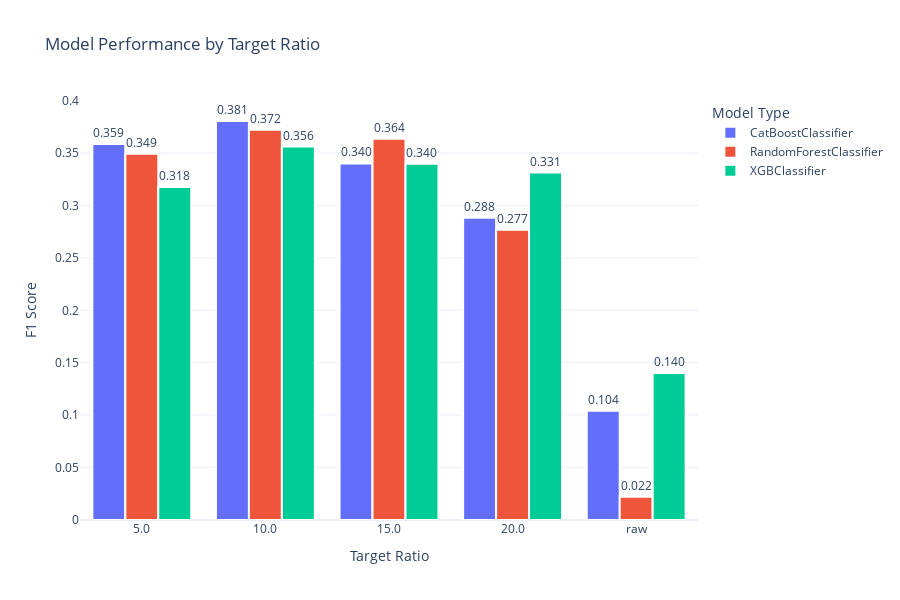

This figure's notebook cell:
### Markdown cell above
The best performing model is a Catboost model with a target ratio of 10 (downsampling of classes 10:1) and the following parameters: 'depth': 4, 'iterations': 100, 'learning_rate': 0.1

### Code cell
# Compare models performance by Target Ratio 


# Creating the DataFrame
data = {
    "Model": ["CatBoostClassifier", "RandomForestClassifier", "RandomForestClassifier",
              "CatBoostClassifier", "XGBClassifier", "RandomForestClassifier",
              "CatBoostClassifier", "XGBClassifier", "XGBClassifier", "XGBClassifier",
              "CatBoostClassifier", "RandomForestClassifier", "XGBClassifier",
              "CatBoostClassifier", "RandomForestClassifier"],
    "F1 Score": [0.380567, 0.372294, 0.363636, 0.358680, 0.356215, 0.349304, 0.340102,
                 0.339901, 0.331395, 0.317708, 0.288184, 0.276817, 0.140187, 0.104265,
                 0.022222],
    "Target Ratio": ["10.0", "10.0", "15.0", "5.0", "10.0", "5.0", "15.0", "15.0", "20.0", "5.0",
                     "20.0", "20.0", "Original distribution", "Original distribution", "Original distribution"]
}

df = pd.DataFrame(data)

# Replacing "Original distribution" with "raw" and converting "Target Ratio" to string
df["Target Ratio"] = df["Target Ratio"].replace("Original distribution", "raw")
df["Target Ratio"] = df["Target Ratio"].astype(str)

# Convert 'Target Ratio' into sortable numeric values, placing 'raw' as infinity for last position
df['Numeric Ratio'] = pd.to_numeric(df['Target Ratio'], errors='coerce')
df.sort_values(by='Numeric Ratio', inplace=True, na_position='last')  # 'raw' will be sorted last as NaN
df.drop('Numeric Ratio', axis=1, inplace=True)

# Plotting
fig = px.bar(df, x="Target Ratio", y="F1 Score", color="Model",
             text="F1 Score", barmode='group', template='plotly_white', 
             title="Model Performance by Target Ratio", height=600, width=900)

fig.update_traces(texttemplate='%{text:.3f}', textposition='outside', marker=dict(line=dict(color='white', width=2)))
fig.update_layout(xaxis_title="Target Ratio", yaxis_title="F1 Score",
                  legend_title="Model Type", xaxis={'categoryorder':'array', 'categoryarray': df['Target Ratio']})

### Figure 1 — Plotly figure (JSON) as saved in the notebook; plotly's stock layout.template omitted (floating-point values rounded to 4 significant figures)
{"data": [{"alignmentgroup": "True", "hovertemplate": "Model=CatBoostClassifier<br>Target Ratio=%{x}<br>F1 Score=%{text}<extra></extra>", "legendgroup": "CatBoostClassifier", "marker": {"color": "#636efa", "line": {"color": "white", "width": 2}, "pattern": {"shape": ""}}, "name": "CatBoostClassifier", "offsetgroup": "CatBoostClassifier", "orientation": "v", "showlegend": true, "text": [0.3587, 0.3806, 0.3401, 0.2882, 0.1043], "textposition": "outside", "texttemplate": "%{text:.3f}", "type": "bar", "x": ["5.0", "10.0", "15.0", "20.0", "raw"], "xaxis": "x", "y": [0.3587, 0.3806, 0.3401, 0.2882, 0.1043], "yaxis": "y"}, {"alignmentgroup": "True", "hovertemplate": "Model=RandomForestClassifier<br>Target Ratio=%{x}<br>F1 Score=%{text}<extra></extra>", "legendgroup": "RandomForestClassifier", "marker": {"color": "#EF553B", "line": {"color": "white", "width": 2}, "pattern": {"shape": ""}}, "name": "RandomForestClassifier", "offsetgroup": "RandomForestClassifier", "orientation": "v", "showlegend": true, "text": [0.3493, 0.3723, 0.3636, 0.2768, 0.02222], "textposition": "outside", "texttemplate": "%{text:.3f}", "type": "bar", "x": ["5.0", "10.0", "15.0", "20.0", "raw"], "xaxis": "x", "y": [0.3493, 0.3723, 0.3636, 0.2768, 0.02222], "yaxis": "y"}, {"alignmentgroup": "True", "hovertemplate": "Model=XGBClassifier<br>Target Ratio=%{x}<br>F1 Score=%{text}<extra></extra>", "legendgroup": "XGBClassifier", "marker": {"color": "#00cc96", "line": {"color": "white", "width": 2}, "pattern": {"shape": ""}}, "name": "XGBClassifier", "offsetgroup": "XGBClassifier", "orientation": "v", "showlegend": true, "text": [0.3177, 0.3562, 0.3399, 0.3314, 0.1402], "textposition": "outside", "texttemplate": "%{text:.3f}", "type": "bar", "x": ["5.0", "10.0", "15.0", "20.0", "raw"], "xaxis": "x", "y": [0.3177, 0.3562, 0.3399, 0.3314, 0.1402], "yaxis": "y"}], "layout": {"barmode": "group", "height": 600, "legend": {"title": {"text": "Model Type"}, "tracegroupgap": 0}, "title": {"text": "Model Performance by Target Ratio"}, "width": 900, "xaxis": {"anchor": "y", "autorange": true, "categoryarray": ["5.0", "5.0", "5.0", "10.0", "10.0", "10.0", "15.0", "15.0", "15.0", "20.0", "20.0", "20.0", "raw", "raw", "raw"], "categoryorder": "array", "domain": [0, 1], "range": [-0.5, 4.5], "title": {"text": "Target Ratio"}, "type": "category"}, "yaxis": {"anchor": "x", "autorange": true, "domain": [0, 1], "range": [0, 0.4006], "title": {"text": "F1 Score"}, "type": "linear"}}}
